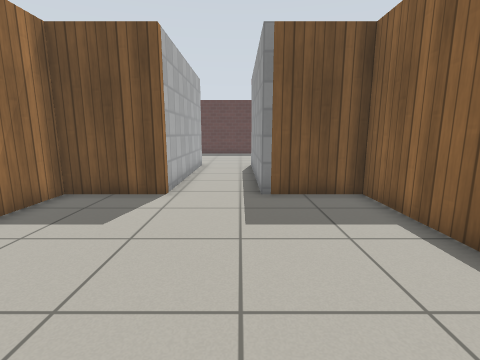
[1] (above)

12 first-person views from a walk through a Gazebo world. The camera is 0.94 m above the floor, tilts 10° down and sees 85° across. The floor is counted in squares, 0.5 m on a side. Each view is taken from the middle of a square. On the plan, view 1 faces up. The plan holds only what a view shows up to about 15 squares ahead; the rest is blank. Simple patterns stand in for the simulator's built-in surfaces.

[2]
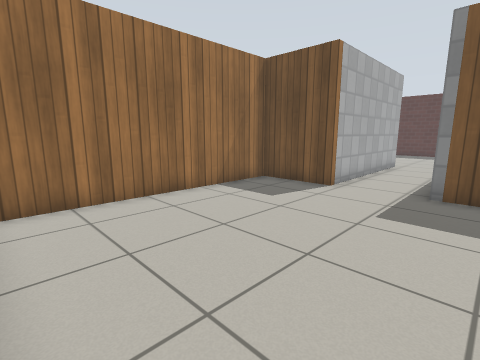

[3]
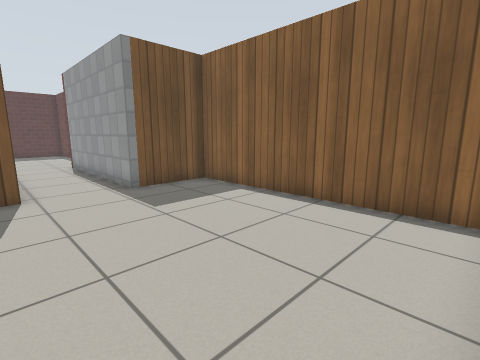

[4]
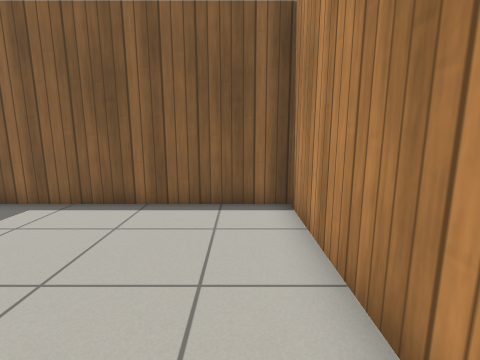

[5]
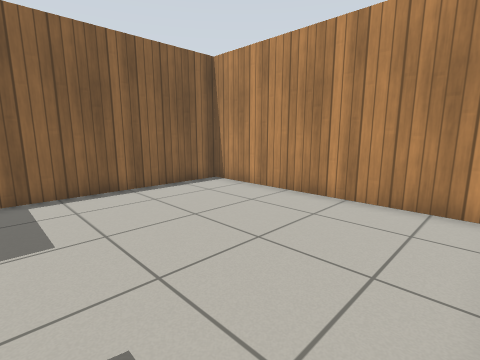

[6]
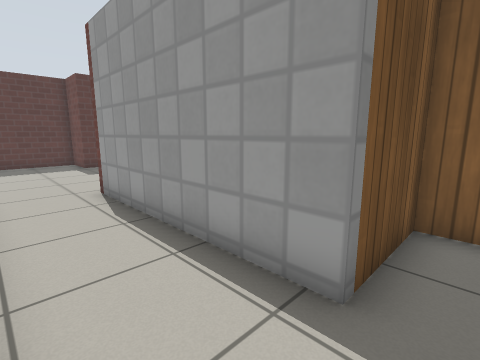

[7]
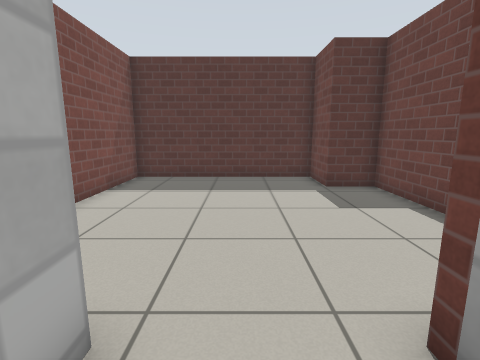

[8]
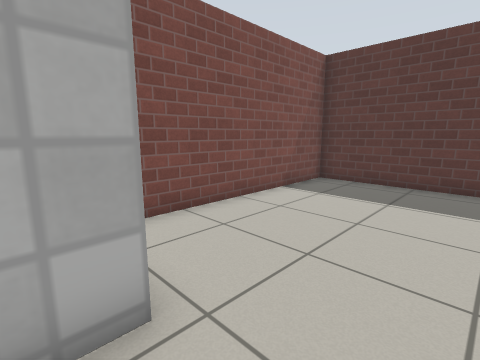

[9]
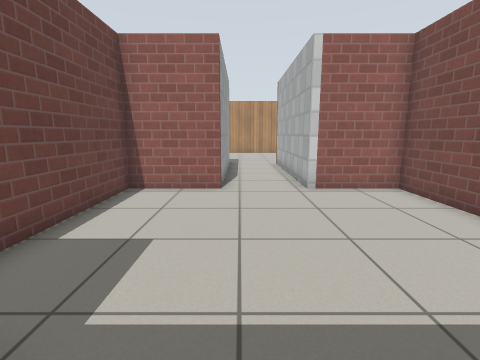

[10]
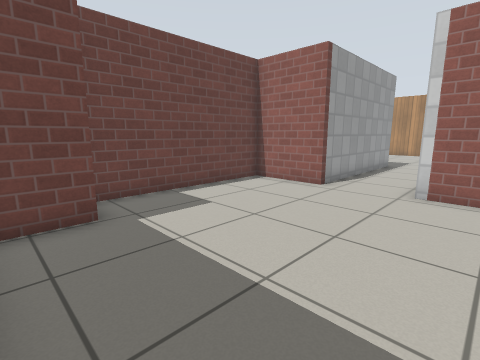

[11]
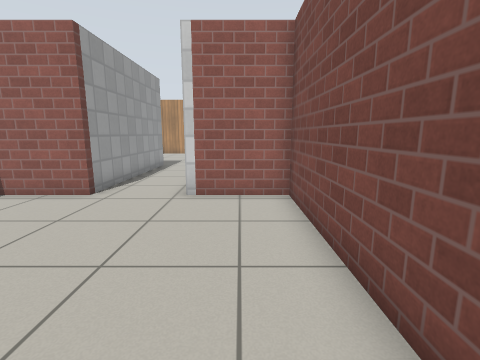

[12]
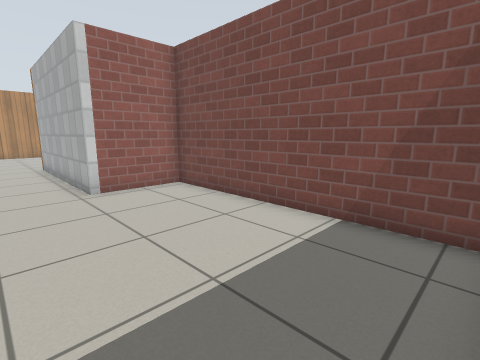

### Floor plan
Points are (right, up) in squares from view 1. A wall is a line through its corners. A room is listed if a view was taken in it or the views show most of it. See-through windows are left out.
Room 1 (views 1, 2, 3, 4, 5, 6, 7, 8)
walls: (-4.9, -1.4) (3.9, -1.4) (3.9, 8) (0.7, 8) (0.7, 16.1); (-2.3, 16.1) (-2.3, 8) (-5.5, 8) (-5.5, -0.9)
ways out: opening at (-1, 17) to room 2
Room 2 (views 9, 10, 11, 12)
walls: (0.7, 16.1) (3.9, 16.1) (3.9, 23.3) (2.1, 23.3) (2.1, 25.5) (-5.5, 25.5) (-5.5, 16.1) (-2.3, 16.1)
ways out: opening at (-1, 17) to room 1

Positions as (right, up) in squares from view 1, and headings:
1: (0, 0), facing up
2: (2, -1), facing up-left
3: (-3, -1), facing up-right
4: (-3, 0), facing right
5: (-5, 6), facing down-right
6: (-2, 7), facing up-right
7: (-1, 14), facing up
8: (0, 15), facing up-left
9: (0, 25), facing down
10: (-4, 25), facing down-right
11: (-4, 24), facing down
12: (0, 25), facing down-left
